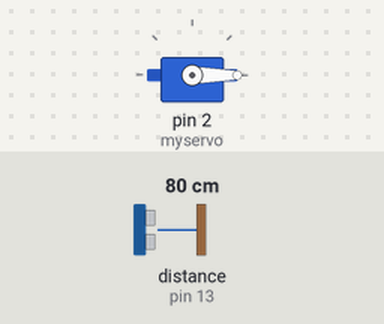
A sketch run on a simulated Arduino Uno, built with avr-gcc and run on an emulated ATmega328P. Shown: servo. Wiring (inferred from the names in the program): ultrasonic range finder: trigger pin 12; echo pin 13. The test bench sets the inputs (shaded band); at power-on: distance to the obstacle (sensor on pin 13) 80 cm. The echo pulse lasts 58.3 µs per cm; what the sketch prints to the serial monitor is not drawn.

Above: at 1.2 s.
1.3 s: distance to the obstacle (sensor on pin 13) set to 4 cm
At 2.0 s:
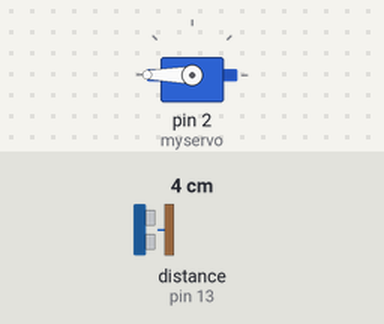
4.3 s: distance to the obstacle (sensor on pin 13) set to 6 cm
At 4.8 s:
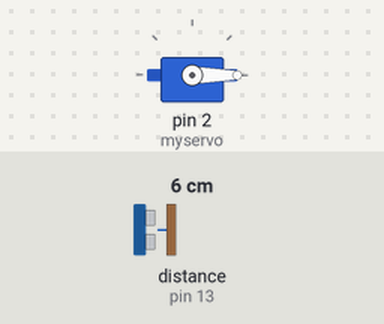
5.8 s: distance to the obstacle (sensor on pin 13) set to 2 cm
At 7.1 s:
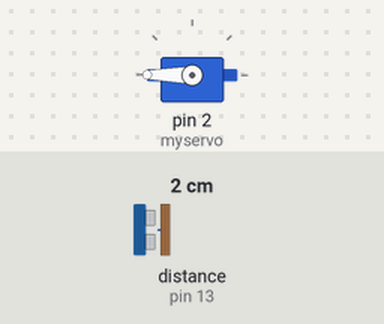
Timing chart, 0 to 8.8 s (numbered marks = the images above; inputs shaded):
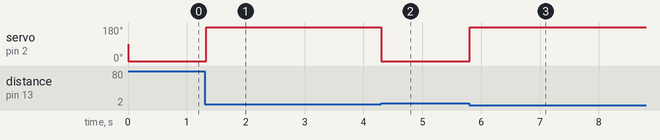

The sketch:

Water_dispenser.ino
```cpp
char t;
int trig=12;
int echo=13;
int duration,distance;

#include <Servo.h>
Servo myservo;  // create servo object to control a servo
// twelve servo objects can be created on most boards

int pos = 0;    // variable to store the servo position

void setup() {

  Serial.begin(9600);
    myservo.attach(2);        //signal pin for servo motor
    pinMode(trig, OUTPUT);
      pinMode(echo, INPUT);
}


void loop() {

digitalWrite(trig, HIGH);
delayMicroseconds(10);
digitalWrite(trig, LOW);
delayMicroseconds(2);
duration = pulseIn(echo, HIGH);
distance = (duration/2) / 29.1;          //from formula and calculation...distance in cm..
  t=Serial.read();
  Serial.println(distance);

if (distance>0 && distance<4){

    myservo.write(180);
}
else {
    myservo.write(0);
}


}
```

Measured:
- the behaviour switches between 4 and 5 cm on distance to the obstacle (sensor on pin 13) (found by bisection; images 1 and 2)
- after the input at 1.3 s, servo on pin 2 (myservo): 0° → 180° at once
- after the input at 4.3 s, servo on pin 2 (myservo): 180° → 0° at once
- after the input at 5.8 s, servo on pin 2 (myservo): 0° → 180° at once
